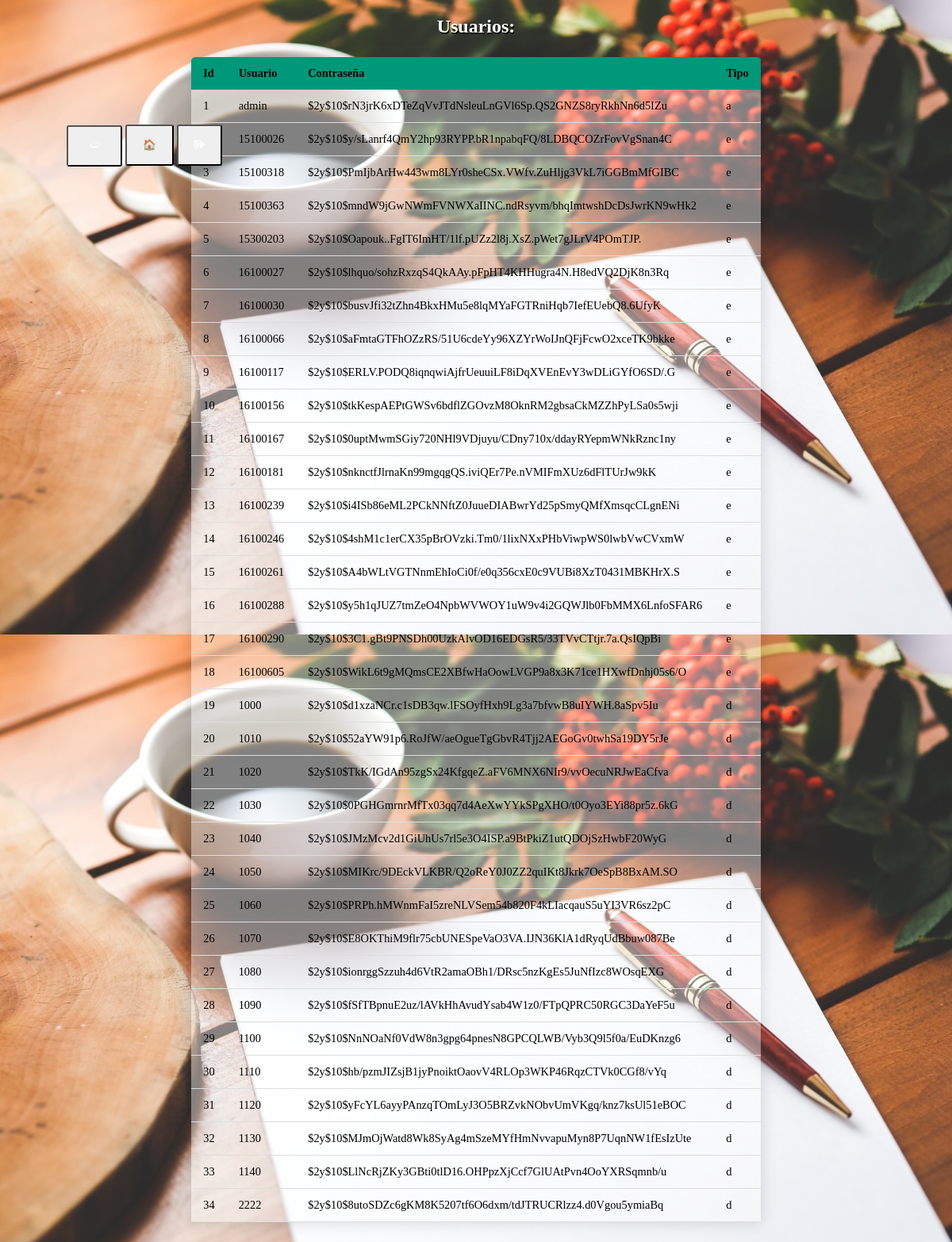
Page /php/mostrarUsuario.php (signed in) on the committed database.
### tables this page shows
CREATE TABLE `usuario` (
  `id_usuario` int(11) NOT NULL,
  `usuario` varchar(20) DEFAULT NULL,
  `contrasena` varchar(255) DEFAULT NULL,
  `tipo_usuario` char(1) DEFAULT NULL
);

### php/mostrarUsuario.php (the view, shortened to what this page needs)
<!DOCTYPE html PUBLIC "-//W3C//DTD XHTML 1.1//EN"
	"http://www.w3.org/TR/xhtml11/DTD/xhtml11.dtd">
<html xmlns="http://www.w3.org/1999/xhtml" xml:lang="en">
<head>
	<link rel='stylesheet' type='text/css' href='../css/estilos.css' media='all'>
	<link rel="stylesheet" href="https://use.fontawesome.com/releases/v5.7.0/css/all.css">
</head>
<body>
	<div class="btnesControl">
		<button type="button" name="back" onclick="window.location.href='../html/usuario.php';" class="botonBack" value="">&#129184;</button>
		<button type="button" name="home" onclick="window.location.href='../html/menuAdm.php';" class="botonHome">&#127968;</button>
		<button type="button" name="logout" onclick="window.location.href='logout.php';" class="botonHome"><i class="fas fa-sign-out-alt"></i></button>
	</div>
<?php
include 'conexion.php';
echo "<h2>Usuarios:</h2>";
$sql="select *from usuario;";
$resultado=mysqli_query($conexion,$sql);
echo "<table>\n
<thead>
<tr>
<th>Id</th>
<th>Usuario</th>
<th>Contraseña</th>
<th>Tipo</th>
</tr>
</thead>
";
while($filas=mysqli_fetch_assoc($resultado))
{
	echo "<tr>";
	echo "<td>".$filas['id_usuario']."</td>";
	echo "<td>".$filas['usuario']."</td>";
	echo "<td>".$filas['contrasena']."</td>";
	echo "<td>".$filas['tipo_usuario']."</td>";
	echo "</tr>";
}
echo "</table>";
?>
</body>
</html>

### css/estilos.css (style rules this page uses)
body { background-image: url(../imagenes/fondo.jpg); background-size: 100vw 100vh; background-attachment: fixed; }
h1,h2 { text-shadow: 1px 2px black; color:white; text-align: center; }
table { border-collapse: collapse; margin: 25px 0; font-size: 0.9em; min-width: 400px; background:rgba(255,255,255,0.4); margin-left: auto; margin-right: auto; border-radius: 5px 5px 0 0; overflow: hidden; box-shadow: 0 0 20px rgba(0,0,0,0.15); word-break: break-all; word-wrap:break-word; }
table thead tr { background-color: #009879; color: black; text-align: left; font-weight: bold; }
table th, table td { padding:12px 15px; }
table tbody tr { border-bottom: 1px solid #dddddd; }
.btnesControl { position:fixed; left:7%; top:10%; }
.botonHome { height: 52px; padding: 10px; padding-left:20px; padding-right:20px; border-radius:3px; color: white; animation-name:bgchange; animation-duration:3s; animation-iteration-count:infinite; }
.botonBack { width: 70px; height: 52px; padding: 10px; padding-left:10px; padding-right:10px; border-radius:3px; color: white; animation-name:bgchange; animation-duration:3s; animation-iteration-count:infinite; }

### rows in the picture
usuario: id_usuario "1", usuario "admin", contrasena "$2y$10$rN3jrK6xDTeZqVvJTdNsleuLnGVl6Sp.QS2GNZS8ryRkhNn6d5IZu", tipo_usuario "a"
usuario: usuario "15100026", contrasena "$2y$10$y/sLanrf4QmY2hp93RYPP.bR1npabqFQ/8LDBQCOZrFovVgSnan4C", tipo_usuario "e"
usuario: id_usuario "3", usuario "15100318", contrasena "$2y$10$PmIjbArHw443wm8LYr0sheCSx.VWfv.ZuHljg3VkL7iGGBmMfGIBC", tipo_usuario "e"
usuario: id_usuario "4", usuario "15100363", contrasena "$2y$10$mndW9jGwNWmFVNWXaIINC.ndRsyvm/bhqImtwshDcDsJwrKN9wHk2", tipo_usuario "e"
usuario: id_usuario "5", usuario "15300203", contrasena "$2y$10$Oapouk..FgIT6ImHT/1lf.pUZz2l8j.XsZ.pWet7gJLrV4POmTJP.", tipo_usuario "e"
usuario: id_usuario "6", usuario "16100027", contrasena "$2y$10$lhquo/sohzRxzqS4QkAAy.pFpHT4KHHugra4N.H8edVQ2DjK8n3Rq", tipo_usuario "e"
usuario: id_usuario "7", usuario "16100030", contrasena "$2y$10$busvJfi32tZhn4BkxHMu5e8lqMYaFGTRniHqb7IefEUebQ8.6UfyK", tipo_usuario "e"
usuario: id_usuario "8", usuario "16100066", contrasena "$2y$10$aFmtaGTFhOZzRS/51U6cdeYy96XZYrWoIJnQFjFcwO2xceTK9bkke", tipo_usuario "e"
usuario: id_usuario "9", usuario "16100117", contrasena "$2y$10$ERLV.PODQ8iqnqwiAjfrUeuuiLF8iDqXVEnEvY3wDLiGYfO6SD/.G", tipo_usuario "e"
usuario: id_usuario "10", usuario "16100156", contrasena "$2y$10$tkKespAEPtGWSv6bdflZGOvzM8OknRM2gbsaCkMZZhPyLSa0s5wji", tipo_usuario "e"
usuario: id_usuario "11", usuario "16100167", contrasena "$2y$10$0uptMwmSGiy720NHl9VDjuyu/CDny710x/ddayRYepmWNkRznc1ny", tipo_usuario "e"
usuario: id_usuario "12", usuario "16100181", contrasena "$2y$10$nknctfJlrnaKn99mgqgQS.iviQEr7Pe.nVMIFmXUz6dFlTUrJw9kK", tipo_usuario "e"
usuario: id_usuario "13", usuario "16100239", contrasena "$2y$10$i4ISb86eML2PCkNNftZ0JuueDIABwrYd25pSmyQMfXmsqcCLgnENi", tipo_usuario "e"
usuario: id_usuario "14", usuario "16100246", contrasena "$2y$10$4shM1c1erCX35pBrOVzki.Tm0/1lixNXxPHbViwpWS0lwbVwCVxmW", tipo_usuario "e"
usuario: id_usuario "15", usuario "16100261", contrasena "$2y$10$A4bWLtVGTNnmEhIoCi0f/e0q356cxE0c9VUBi8XzT0431MBKHrX.S", tipo_usuario "e"
usuario: id_usuario "16", usuario "16100288", contrasena "$2y$10$y5h1qJUZ7tmZeO4NpbWVWOY1uW9v4i2GQWJlb0FbMMX6LnfoSFAR6", tipo_usuario "e"
usuario: id_usuario "17", usuario "16100290", contrasena "$2y$10$3C1.gBt9PNSDh00UzkAlvOD16EDGsR5/33TVvCTtjr.7a.QsIQpBi", tipo_usuario "e"
usuario: id_usuario "18", usuario "16100605", contrasena "$2y$10$WikL6t9gMQmsCE2XBfwHaOowLVGP9a8x3K71ce1HXwfDnhj05s6/O", tipo_usuario "e"
usuario: id_usuario "19", usuario "1000", contrasena "$2y$10$d1xzaNCr.c1sDB3qw.lFSOyfHxh9Lg3a7bfvwB8uIYWH.8aSpv5Iu", tipo_usuario "d"
usuario: id_usuario "20", usuario "1010", contrasena "$2y$10$52aYW91p6.RoJfW/aeOgueTgGbvR4Tjj2AEGoGv0twhSa19DY5rJe", tipo_usuario "d"
usuario: id_usuario "21", usuario "1020", contrasena "$2y$10$TkK/IGdAn95zgSx24KfgqeZ.aFV6MNX6NIr9/vvOecuNRJwEaCfva", tipo_usuario "d"
usuario: id_usuario "22", usuario "1030", contrasena "$2y$10$0PGHGmrnrMfTx03qq7d4AeXwYYkSPgXHO/t0Oyo3EYi88pr5z.6kG", tipo_usuario "d"
usuario: id_usuario "23", usuario "1040", contrasena "$2y$10$JMzMcv2d1GiUhUs7rl5e3O4ISP.a9BtPkiZ1utQDOjSzHwbF20WyG", tipo_usuario "d"
usuario: id_usuario "24", usuario "1050", contrasena "$2y$10$MIKrc/9DEckVLKBR/Q2oReY0J0ZZ2quIKt8Jkrk7OeSpB8BxAM.SO", tipo_usuario "d"
usuario: id_usuario "25", usuario "1060", contrasena "$2y$10$PRPh.hMWnmFaI5zreNLVSem54b820F4kLIacqauS5uYI3VR6sz2pC", tipo_usuario "d"
usuario: id_usuario "26", usuario "1070", contrasena "$2y$10$E8OKThiM9flr75cbUNESpeVaO3VA.IJN36KlA1dRyqUdBbuw087Be", tipo_usuario "d"
usuario: id_usuario "27", usuario "1080", contrasena "$2y$10$ionrggSzzuh4d6VtR2amaOBh1/DRsc5nzKgEs5JuNfIzc8WOsqEXG", tipo_usuario "d"
usuario: id_usuario "28", usuario "1090", contrasena "$2y$10$fSfTBpnuE2uz/lAVkHhAvudYsab4W1z0/FTpQPRC50RGC3DaYeF5u", tipo_usuario "d"
usuario: id_usuario "29", usuario "1100", contrasena "$2y$10$NnNOaNf0VdW8n3gpg64pnesN8GPCQLWB/Vyb3Q9l5f0a/EuDKnzg6", tipo_usuario "d"
usuario: id_usuario "30", usuario "1110", contrasena "$2y$10$hb/pzmJIZsjB1jyPnoiktOaovV4RLOp3WKP46RqzCTVk0CGf8/vYq", tipo_usuario "d"
usuario: id_usuario "31", usuario "1120", contrasena "$2y$10$yFcYL6ayyPAnzqTOmLyJ3O5BRZvkNObvUmVKgq/knz7ksUl51eBOC", tipo_usuario "d"
usuario: id_usuario "32", usuario "1130", contrasena "$2y$10$MJmOjWatd8Wk8SyAg4mSzeMYfHmNvvapuMyn8P7UqnNW1fEsIzUte", tipo_usuario "d"
usuario: id_usuario "33", usuario "1140", contrasena "$2y$10$LlNcRjZKy3GBti0tlD16.OHPpzXjCcf7GlUAtPvn4OoYXRSqmnb/u", tipo_usuario "d"
usuario: id_usuario "34", usuario "2222", contrasena "$2y$10$8utoSDZc6gKM8K5207tf6O6dxm/tdJTRUCRlzz4.d0Vgou5ymiaBq", tipo_usuario "d"
